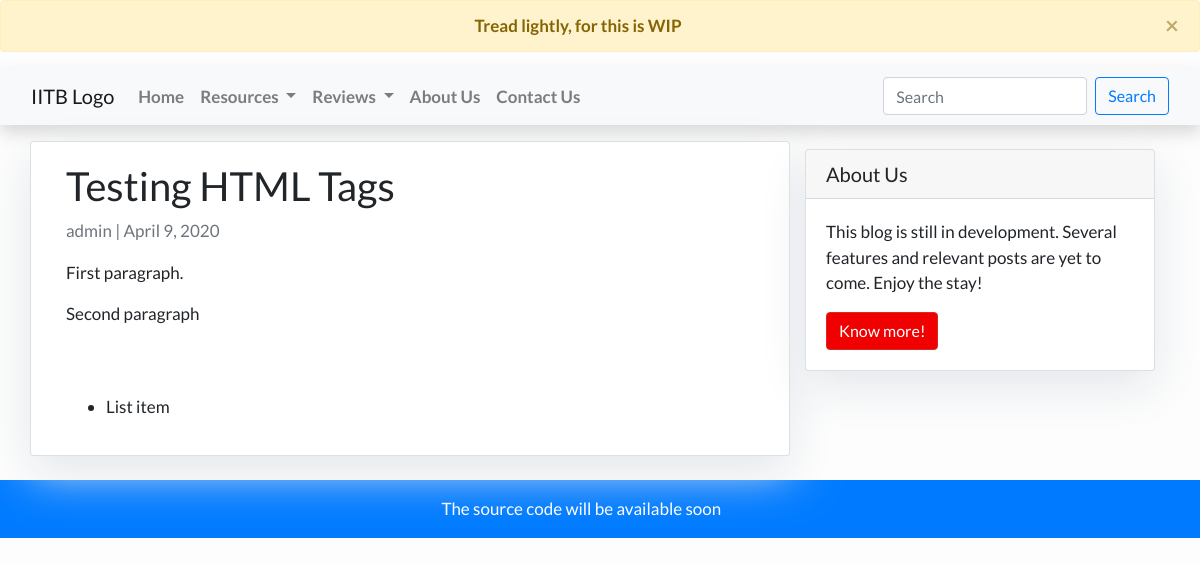
The page /test-html-tags/ on the database its author committed.
### feed/models.py (models this page shows, shortened)
class Post(models.Model):
    title = models.CharField(max_length=200, unique=True)
    slug = models.SlugField(max_length=50, unique=True)
    author = models.ForeignKey(settings.AUTH_USER_MODEL, on_delete=models.CASCADE)
    content = models.TextField()
    published_date = models.DateTimeField(default=timezone.now)
    published_date_mdy = models.DateField(default=date.today)

### feed/views.py (the view)
# urls.py: path('<slug:slug>/', views.PostDetail.as_view(), name='post_detail'),
class PostDetail(generic.DetailView):
    model = Post
    template_name = 'feed/post_detail.html'

### feed/templates/feed/post_detail.html
{% extends 'feed/base.html' %} {% block content %}
<div class="container">
  <div class="row">
    <div class="col-md-8 card mb-4  mt-3 left  top">
      <div class="card-body">
        <h1>{% block title %} {{ object.title }} {% endblock title %}</h1>
        <p class=" text-muted">{{ post.author }} | {{ post.published_date_mdy }}</p>
        <p class="card-text ">{{ object.content | safe }}</p>
      </div>
    </div>
    {% block sidebar %} {% include 'feed/sidebar.html' %} {% endblock sidebar %}
  </div>
</div>
{% endblock content %}

### feed/templates/feed/base.html (style rules this page uses)
body { font-family: "Lato", sans-serif; font-size: 17px; background-color: #fdfdfd; }

### feed/templates/feed/sidebar.html (style rules this page uses)
.card { box-shadow: 0 16px 48px #E3E7EB; }

### rows shown on the page
Post: title "Testing HTML Tags", author "admin", published_date_mdy "April 9, 2020", content "First paragraph. Second paragraph List item"
